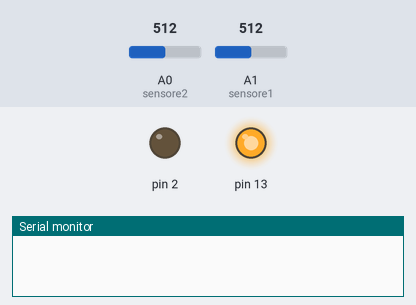
Bench run of a sketch on a simulated Arduino Uno, built with avr-gcc and run on an emulated ATmega328P. Shown: output pins drawn as LEDs (lit = HIGH), the last lines printed to the serial monitor. Inputs (shaded band) come from the test bench; at power-on: A1 (sensore1) = 512, A0 (sensore2) = 512.

Above: at 0.1 s.
At 3.7 s:
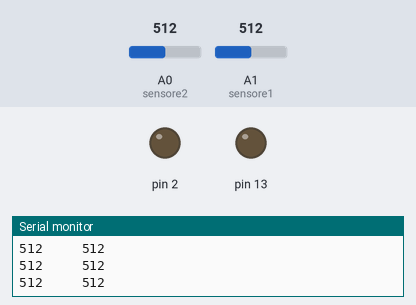
3.8 s: A1 (sensore1) set to 987
5.3 s: A1 (sensore1) set to 1018
Timing chart, 0 to 8.3 s (numbered marks = the images above; inputs shaded):
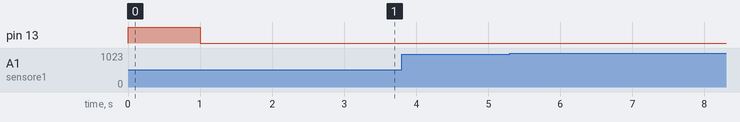

The sketch:

prova_barriera_ir_01.ino
```cpp
int sensorValue0 = 0;
int sensorValue1 = 0;
int sensorValue2 = 0;
int sensorValue3 = 0;
int sensorValue4 = 0;
int sensorValue5 = 0;
int sensorValue6 = 0;
int sensorValue7 = 0;
int sensorValue8 = 0;
int sensorValue9 = 0;
int sensore1 = 1;    //sensore esterno alla camera
int sensore2 = 0;    //sensore interno alla camera
int threshold=80;
int wait_for_other_ir_to_be_oscured=50;
int delay_between_readings=1;
int delay_between_old_and_new_read=10;


boolean t1=0;
boolean t2=0;
int i=0;
int skip=0;


int sensorValue = 0;        // value read from the pot     16.02
int sensorValueOld = 0;
int sensorValue2Old = 0;
int persone_presenti=0;
int persone_presenti_old=-1;


void setup() {
  // initialize serial communications at 9600 bps:
  pinMode(13, OUTPUT);
  pinMode(2, OUTPUT);
  Serial.begin(115200);
  digitalWrite(13,1);
  delay(1000);
  Serial.print(persone_presenti);
  digitalWrite(13,0);

}

void loop() {


restart:

  // read the analog in value:
  sensorValueOld=sensorValue;
  sensorValue2Old=sensorValue2;

  //delay(20);
  analogRead(sensore1);
  sensorValueOld= analogRead(sensore1);
  delay(delay_between_readings);
  sensorValueOld=(sensorValueOld+analogRead(sensore1))/2; //fai la media

//  delay(20);
  analogRead(sensore2);
  sensorValue2Old= analogRead(sensore2);
  delay(delay_between_readings);
  sensorValue2Old=(sensorValue2Old+analogRead(sensore2))/2; //fai la media


  delay(delay_between_old_and_new_read);


  analogRead(sensore1);
  sensorValue= analogRead(sensore1);
  delay(delay_between_readings);
  sensorValue=(sensorValue+analogRead(sensore1))/2;

//  delay(20);
  analogRead(sensore2);
  sensorValue2= analogRead(sensore2);
  delay(delay_between_readings);
  sensorValue2=(sensorValue2+analogRead(sensore2))/2;


//     delay(50);

  /*
   Serial.print(  "sensorValueOld : ");
   Serial.print(  sensorValueOld);

   Serial.print(  "sensorValue2Old : ");
   Serial.print(  sensorValue2Old);

 */

 //  Serial.println(  "sensorValue : ");
   Serial.print(  sensorValue);
  Serial.print( "     ");
 //  Serial.println(  "sensorValue2 : ");
   Serial.println(  sensorValue2);


  // wait 10 milliseconds before the next loop
  // for the analog-to-digital converter to settle
  // after the last reading:

   skip=0;


  if (sensorValue2 >(sensorValue2Old+threshold)  ){
         Serial.println("if sensorvalue2");
       sensorValueOld=sensorValue;
       i=0;
      analogRead(sensore1);
      while (i<wait_for_other_ir_to_be_oscured){
        i=i+1;
        sensorValue= analogRead(sensore1);
        delay(delay_between_readings);
        if (sensorValue >(sensorValueOld+threshold)  ){
          i=600;

         if (persone_presenti>0) {
           persone_presenti=persone_presenti-1;

           Serial.print("personeeeeeeeeeeeeeeeeeeeeeeeeeeee:");
           Serial.println(persone_presenti);
           delay(300);
         }


         if ((persone_presenti<1 )&&(persone_presenti_old>0) ){  //if now there is no person in the room
           digitalWrite(13,0);
           digitalWrite(2,1);
           delay(10);
           digitalWrite(2,0);

         }


         persone_presenti_old=persone_presenti;

         goto restart;


       }
       else{
         Serial.println("wait1");
         Serial.println(i);
       }

    }
  }


  sensorValue= analogRead(sensore1);


  if (sensorValue >(sensorValueOld+threshold)  ){
    Serial.println("if sensorvalue1");
    sensorValue2Old=sensorValue2;
    i=0;
    analogRead(sensore2);
    while (i<wait_for_other_ir_to_be_oscured){
      i=i+1;

      sensorValue2= analogRead(sensore2);
      delay(delay_between_readings);


      if (sensorValue2 >(sensorValue2Old+threshold)  ){

        persone_presenti=persone_presenti+1;
        Serial.print("personeeeeeeeeeeeeeeeeeeeeeeeeeeee:");
        Serial.println(persone_presenti);
        delay(300);
        i=600;

        if ((persone_presenti>0 )&&(persone_presenti_old<1 )){
          digitalWrite(13,1);
          digitalWrite(2,1);
          delay(10);
          digitalWrite(2,0);
        }


        persone_presenti_old=persone_presenti;

        goto restart;


        }

        else{
          Serial.println("wait2");
          Serial.println(i);

    }


    }


   }


}
```
